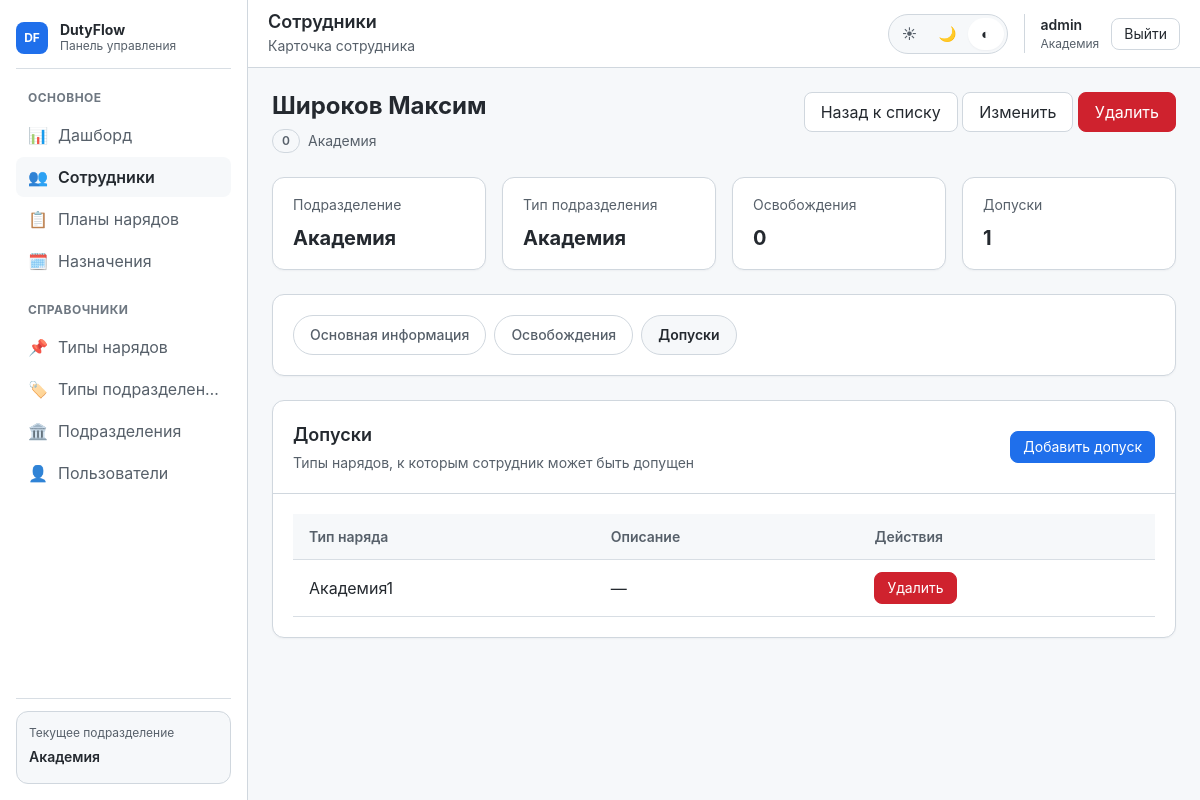
The page /persons/1/?tab=clearances (signed in) on the database as committed earlier.
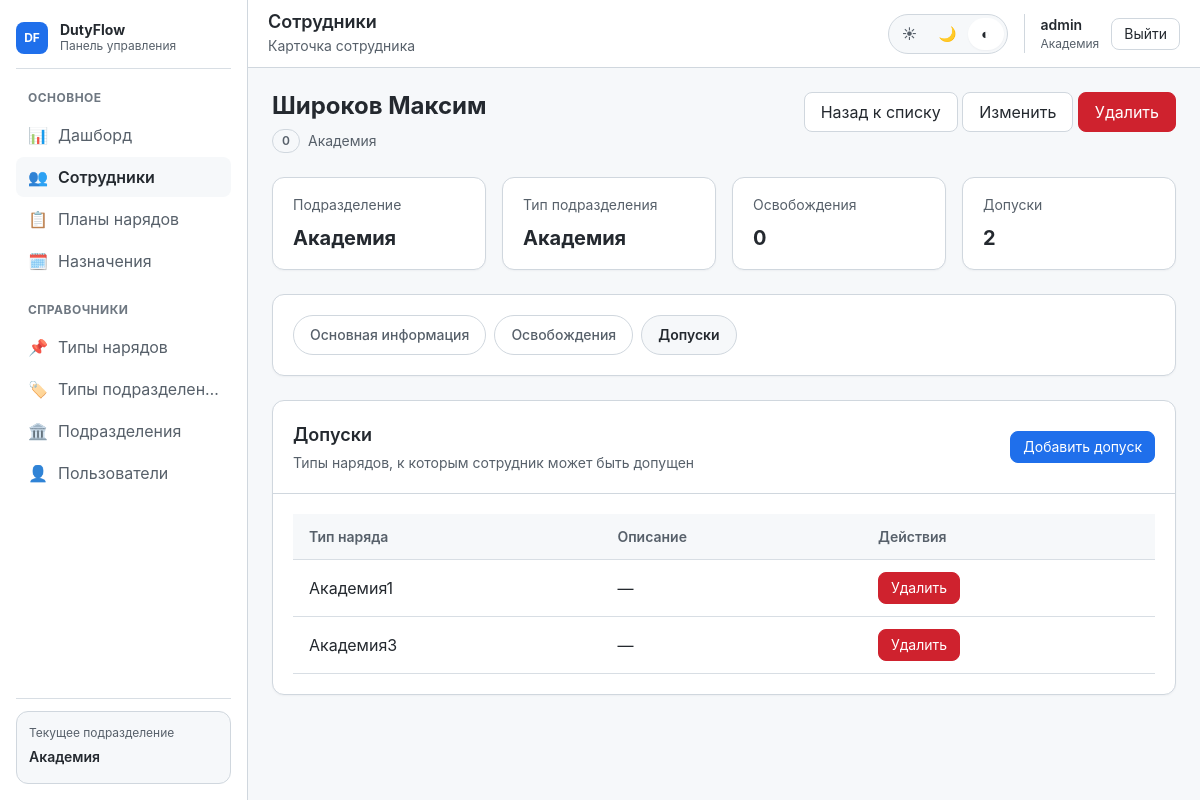
The same page on the database as committed later.
### people/models.py (models this page shows, shortened)
class DutyClearance(models.Model):
    person = models.ForeignKey(Person, on_delete=models.CASCADE, related_name='clearances', verbose_name="Сотрудник")
    duty_type = models.ForeignKey(DutyType, on_delete=models.CASCADE, related_name='clearances', verbose_name="Тип наряда")
    class Meta:
        verbose_name = "Допуск к наряду"
        verbose_name_plural = "Допуски к нарядам"
        unique_together = ('person', 'duty_type') # У одного человека не может быть двух одинаковых допусков

### duty_types/models.py (models this page shows, shortened)
class DutyType(models.Model):
    name = models.CharField(max_length=150, unique=True, verbose_name="Название")
    description = models.TextField(blank=True, verbose_name="Описание")
    required_people = models.PositiveSmallIntegerField(default=1, verbose_name="Требуется человек")
    created_by_unit = models.ForeignKey(
        Unit,
        on_delete=models.CASCADE,
        related_name='created_duty_types',
        verbose_name="Создано подразделением"
    )
    unit = models.ForeignKey(
        Unit,
        on_delete=models.SET_NULL,
        null=True,
        blank=True,
        related_name='assigned_duty_types',
        verbose_name="Закрепленное подразделение (опционально)"
    )
    created_at = models.DateTimeField(auto_now_add=True)
    updated_at = models.DateTimeField(auto_now=True)
    class Meta:
        verbose_name = "Тип наряда"
        verbose_name_plural = "Типы нарядов"
        ordering = ['name']

### core/views/people/person.py (the view)
@login_required
def person_detail(request, pk):
    access = AccessService(request.user)
    person = get_object_or_404(Person, pk=pk)
    if not access.can_view_object(person):
        messages.error(request, 'Нет прав для просмотра')
        return redirect('people:person_list')
    tab = request.GET.get('tab', 'info')
    exemptions = Exemption.objects.filter(person=person).order_by('-date_from')
    clearances = DutyClearance.objects.filter(person=person).select_related('duty_type')
    context = {
        'person': person,
        'can_edit': access.can_edit_object(person),
        'active_tab': 'people',
        'page_title': 'Сотрудники',
        'page_subtitle': 'Карточка сотрудника',
        'title': f'Сотрудник: {person.last_name} {person.first_name}',
        'tab': tab,
        'exemptions': exemptions,
        'clearances': clearances,
    }
    return render(request, 'app/people/detail.html', context)

### users_app/access_service.py (called while the page is built)
    def can_view_unit(self, unit):
        if self.user_level == 0:
            return True
        return unit.id in self.user_unit.get_descendants_ids(include_self=True)

    def can_edit_unit(self, unit):
        if self.user_level == 0:
            return True
        if unit.id == self.user_unit.id:
            return True
        if unit.parent and unit.parent.id == self.user_unit.id:
            return True
        return False

    def can_view_object(self, obj):
        if hasattr(obj, 'unit'):
            return self.can_view_unit(obj.unit)
        return True

    def can_edit_object(self, obj):
        if hasattr(obj, 'unit'):
            return self.can_edit_unit(obj.unit)
        return False

### templates/app/people/detail.html (shortened to what the changed rows need)
{% extends 'app/base_app.html' %}
{% block app_content %}
<section class="page-section">
    <div class="page-header">
        <div class="page-header__main">
            <div class="person-hero">
                <div class="person-hero__main">
                    <h2 class="page-header__title">
                        {{ person.last_name }} {{ person.first_name }}{% if person.middle_name %} {{ person.middle_name }}{% endif %}
                    </h2>
                </div>
            </div>
        </div>
    </div>
</section>
<section class="page-section">
    <div class="person-summary-grid">
        <article class="summary-card">
            <span class="summary-card__label">Допуски</span>
            <span class="summary-card__value">{{ clearances|length }}</span>
        </article>
    </div>
</section>
<section class="page-section">
    {% if tab == 'exemptions' %}
        <article class="card">
            <div class="card__header">
                <div>
                    <h3 class="card__title">Освобождения</h3>
                    <p class="card__subtitle">Периоды, когда сотрудник недоступен для назначения</p>
                </div>
                {% if can_edit %}
                    <a href="{% url 'people:exemption_add' person.pk %}" class="button button--primary button--sm">
                        Добавить освобождение
                    </a>
                {% endif %}
            </div>
            <div class="card__body">
                {% if exemptions %}
                    <div class="table-wrap">
                        <table class="table">
                            <thead>
                                <tr>
                                    <th>Причина</th>
                                    <th>Дата начала</th>
                                    <th>Дата окончания</th>
                                    <th>Комментарий</th>
                                    <th>Действия</th>
                                </tr>
                            </thead>
                            <tbody>
                                {% for exemption in exemptions %}
                                <tr>
                                    <td>
                                        <span class="badge badge--warning">
                                            {{ exemption.get_reason_display }}
                                        </span>
                                    </td>
                                    <td>{{ exemption.date_from|date:"d.m.Y" }}</td>
                                    <td>{{ exemption.date_to|date:"d.m.Y" }}</td>
                                    <td>{{ exemption.comment|default:"—" }}</td>
                                    <td>
                                        <div class="row-actions">
                                            {% if can_edit %}
                                                <a href="{% url 'people:exemption_edit' person.pk exemption.pk %}" class="button button--sm">
                                                    Изменить
                                                </a>
                                                <a href="{% url 'people:exemption_delete' person.pk exemption.pk %}" class="button button--sm button--danger">
                                                    Удалить
                                                </a>
                                            {% endif %}
                                        </div>
                                    </td>
                                </tr>
                                {% endfor %}
                            </tbody>
                        </table>
                    </div>
                {% else %}
                    <div class="empty-state">
                        <div class="empty-state__body">
                            <h3 class="empty-state__title">Освобождений нет</h3>
                            <p class="empty-state__text">
                                Для этого сотрудника пока не зарегистрированы периоды освобождения.
                            </p>
                            {% if can_edit %}
                            <div class="empty-state__actions">
                                <a href="{% url 'people:exemption_add' person.pk %}" class="button button--primary">
                                    Добавить освобождение
                                </a>
                            </div>
                            {% endif %}
                        </div>
                    </div>
                {% endif %}
            </div>
        </article>
    {% elif tab == 'clearances' %}
        <article class="card">
            <div class="card__body">
                {% if clearances %}
                    <div class="table-wrap">
                        <table class="table">
                            <thead>
                                <tr>
                                    <th>Тип наряда</th>
                                    <th>Описание</th>
                                    <th>Действия</th>
                                </tr>
                            </thead>
                            <tbody>
                                {% for clearance in clearances %}
                                <tr>
                                    <td>{{ clearance.duty_type.name }}</td>
                                    <td>{{ clearance.duty_type.description|default:"—" }}</td>
                                    <td>
                                        <div class="row-actions">
                                            {% if can_edit %}
                                                <a href="{% url 'people:clearance_delete' person.pk clearance.pk %}" class="button button--sm button--danger">
                                                    Удалить
                                                </a>
                                            {% endif %}
                                        </div>
                                    </td>
                                </tr>
                                {% endfor %}
                            </tbody>
                        </table>
                    </div>
                {% endif %}
            </div>
        </article>
    {% endif %}
</section>
{% endblock %}

Rows that differ between the two databases and show on the page:
added DutyClearance: duty_type.name "Академия3", duty_type.description "—"
Other text that changed with them:
{{ clearances|length }}: "1" → "2"
